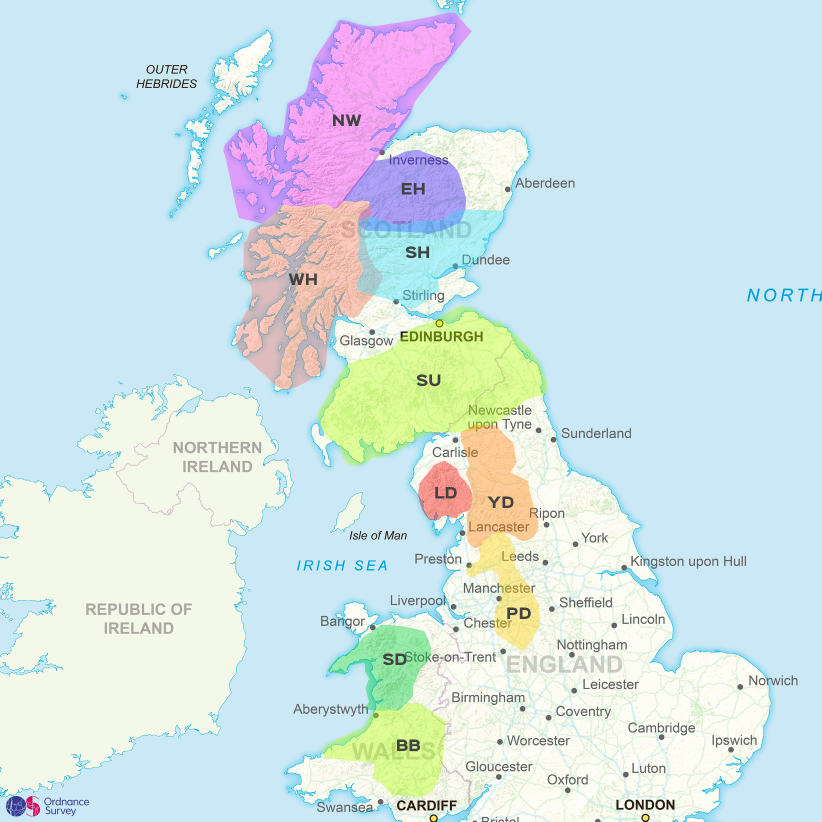
#> input picture .agents/skills/mwis-website/identify_forecast_area/assets/mwis-map.jpg, 1643 x 1643 px, found by its file name (shown at 1/2 size)
$ python find_dots_ring.py
#> lines starting #> are read from the running program, lines starting #| are printed output that depends on the picture
#!/usr/bin/env /usr/bin/python3
import numpy as np
from PIL import Image

def find_dot_by_ring(name, approx_x, approx_y):
#> called with name = 'Inverness', approx_x = 870, approx_y = 310
    img_path = '/home/karatay/Repositories/learning/ai/mwis_agent/.agents/skills/mwis-website/identify_forecast_area/assets/mwis-map.jpg'
    img = Image.open(img_path)
#> img is the input picture: PIL image 1643x1643 RGB; mean R, G, B 210.6, 228.2, 231.3
    gray = np.array(img.convert('L'), dtype=float)
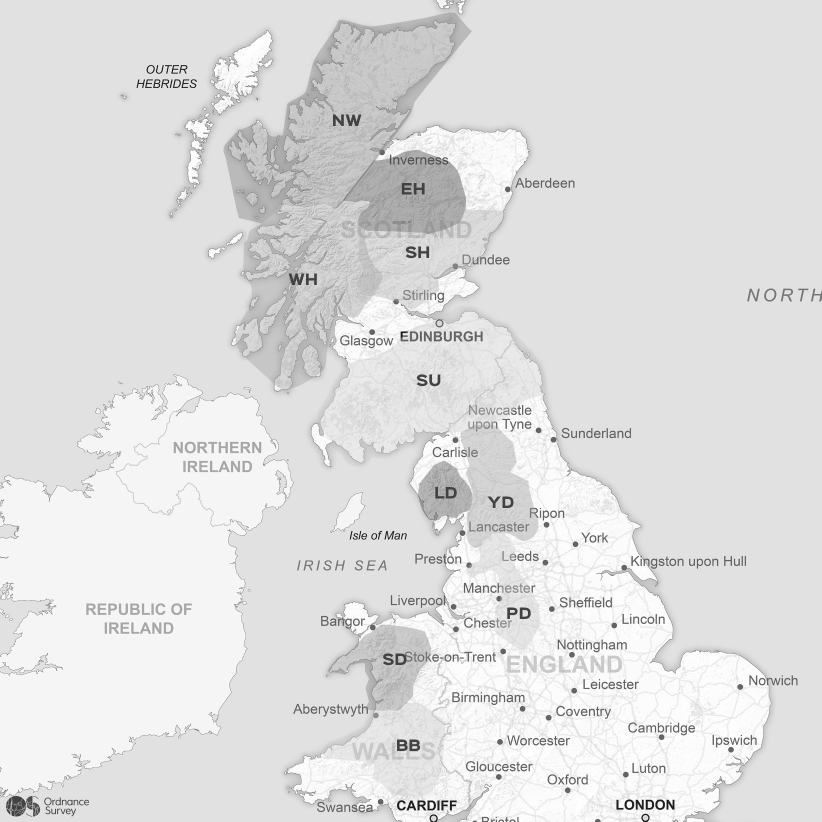
#> gray: shape (1643, 1643) float64 (shown at 1/2 size); min 2, max 255, mean 223.3
    h, w = gray.shape
#> h = 1643; w = 1643

    x0 = max(0, int(approx_x) - 30)
    x1 = min(w, int(approx_x) + 30)
#> x1 = 900
    y0 = max(0, int(approx_y) - 30)
    y1 = min(h, int(approx_y) + 30)
#> y1 = 340

    best_score = -1e9
    best_x, best_y = 0, 0

    # Inside: r <= 4
    inside_offsets = []
    for dy in range(-4, 5):
        for dx in range(-4, 5):
            if dy*dy + dx*dx <= 16:
                inside_offsets.append((dy, dx))

    # Ring: 5 <= r <= 7
    ring_offsets = []
    for dy in range(-7, 8):
        for dx in range(-7, 8):
            r2 = dy*dy + dx*dx
            if 25 <= r2 <= 49:
                ring_offsets.append((dy, dx))

    for y in range(y0 + 7, y1 - 7):
        for x in range(x0 + 7, x1 - 7):
            inside_val = np.mean([gray[y + dy, x + dx] for dy, dx in inside_offsets])
            ring_val = np.mean([gray[y + dy, x + dx] for dy, dx in ring_offsets])

            # Bright yellow/green center, dark border
            score = inside_val - ring_val

            if score > best_score:
                best_score = score
                best_x, best_y = x, y
#> after the loop, best_score = 54.85; best_x = 883; best_y = 312

    print(f"{name}: x={best_x}, y={best_y}, score={best_score:.1f}")
#| Inverness: x=883, y=312, score=54.9

def main():
    approx_coords = {
        "Inverness": (870, 310),
        "Aberdeen": (1020, 380),
        "Dundee": (950, 530),
        "Stirling": (890, 610),
        "Glasgow": (730, 710),
        "Edinburgh": (880, 650),
        "Carlisle": (890, 890),
        "Newcastle": (995, 860),
        "Aberystwyth": (740, 1420),
        "Cardiff": (867, 1636),
        "London": (1290, 1635),
    }

    for name, (ax, ay) in approx_coords.items():
        find_dot_by_ring(name, ax, ay)

if __name__ == '__main__':
    main()
